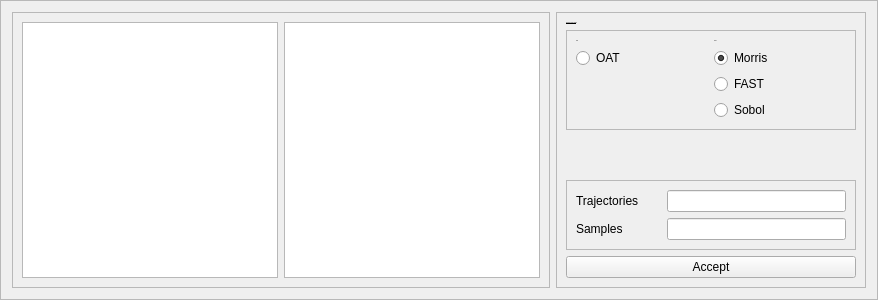
               <widget class="QFrame" name="frame_58">
                <property name="frameShape">
                 <enum>QFrame::StyledPanel</enum>
                </property>
                <property name="frameShadow">
                 <enum>QFrame::Raised</enum>
                </property>
                <layout class="QGridLayout" name="gridLayout_37">
                 <item row="0" column="0">
                  <widget class="QFrame" name="frame_21">
                   <property name="minimumSize">
                    <size>
                     <width>538</width>
                     <height>0</height>
                    </size>
                   </property>
                   <property name="frameShape">
                    <enum>QFrame::StyledPanel</enum>
                   </property>
                   <property name="frameShadow">
                    <enum>QFrame::Raised</enum>
                   </property>
                   <layout class="QGridLayout" name="gridLayout_21">
                    <item row="0" column="0">
                     <widget class="QTableWidget" name="table">
                      <property name="minimumSize">
                       <size>
                        <width>0</width>
                        <height>0</height>
                       </size>
                      </property>
                     </widget>
                    </item>
                    <item row="0" column="1">
                     <widget class="QTableWidget" name="table_oat">
                      <property name="maximumSize">
                       <size>
                        <width>16777215</width>
                        <height>16777215</height>
                       </size>
                      </property>
                     </widget>
                    </item>
                   </layout>
                  </widget>
                 </item>
                 <item row="0" column="1">
                  <widget class="QFrame" name="frame_59">
                   <property name="minimumSize">
                    <size>
                     <width>310</width>
                     <height>276</height>
                    </size>
                   </property>
                   <property name="maximumSize">
                    <size>
                     <width>317</width>
                     <height>16777215</height>
                    </size>
                   </property>
                   <property name="frameShape">
                    <enum>QFrame::StyledPanel</enum>
                   </property>
                   <property name="frameShadow">
                    <enum>QFrame::Raised</enum>
                   </property>
                   <layout class="QGridLayout" name="gridLayout_36">
                    <item row="4" column="0">
                     <widget class="QPushButton" name="accept">
                      <property name="text">
                       <string>Accept</string>
                      </property>
                     </widget>
                    </item>
                    <item row="0" column="0">
                     <widget class="QLabel" name="label_126">
                      <property name="font">
                       <font>
                        <family>Georgia</family>
                        <pointsize>-1</pointsize>
                        <underline>true</underline>
                       </font>
                      </property>
                      <property name="text">
                       <string>Sensitivity analysis method</string>
                      </property>
                     </widget>
                    </item>
                    <item row="3" column="0">
                     <widget class="QFrame" name="frame_12">
                      <property name="frameShape">
                       <enum>QFrame::StyledPanel</enum>
                      </property>
                      <property name="frameShadow">
                       <enum>QFrame::Raised</enum>
                      </property>
                      <layout class="QGridLayout" name="gridLayout_35">
                       <item row="1" column="0">
                        <layout class="QHBoxLayout" name="horizontalLayout_123">
                         <item>
                          <widget class="QLabel" name="label_127">
                           <property name="minimumSize">
                            <size>
                             <width>85</width>
                             <height>0</height>
                            </size>
                           </property>
                           <property name="text">
                            <string>Samples</string>
                           </property>
                          </widget>
                         </item>
                         <item>
                          <widget class="QLineEdit" name="samples"/>
                         </item>
                        </layout>
                       </item>
                       <item row="0" column="0">
                        <layout class="QHBoxLayout" name="horizontalLayout_122">
                         <item>
                          <widget class="QLabel" name="label_125">
                           <property name="minimumSize">
                            <size>
                             <width>85</width>
                             <height>0</height>
                            </size>
                           </property>
                           <property name="text">
                            <string>Trajectories</string>
                           </property>
                          </widget>
                         </item>
                         <item>
                          <widget class="QLineEdit" name="trajectories"/>
                         </item>
                        </layout>
                       </item>
                      </layout>
                     </widget>
                    </item>
                    <item row="1" column="0">
                     <widget class="QFrame" name="frame_60">
                      <property name="frameShape">
                       <enum>QFrame::StyledPanel</enum>
                      </property>
                      <property name="frameShadow">
                       <enum>QFrame::Raised</enum>
                      </property>
                      <layout class="QGridLayout" name="gridLayout_85">
                       <item row="3" column="1">
                        <widget class="QRadioButton" name="sobol">
                         <property name="text">
                          <string>Sobol</string>
                         </property>
                        </widget>
                       </item>
                       <item row="2" column="1">
                        <widget class="QRadioButton" name="fast">
                         <property name="text">
                          <string>FAST</string>
                         </property>
                        </widget>
                       </item>
                       <item row="1" column="0">
                        <widget class="QRadioButton" name="oat">
                         <property name="text">
                          <string>OAT</string>
                         </property>
                         <property name="checked">
                          <bool>false</bool>
                         </property>
                        </widget>
                       </item>
                       <item row="1" column="1">
                        <widget class="QRadioButton" name="morris">
                         <property name="text">
                          <string>Morris</string>
                         </property>
                         <property name="checkable">
                          <bool>true</bool>
                         </property>
                         <property name="checked">
                          <bool>true</bool>
                         </property>
                        </widget>
                       </item>
                       <item row="0" column="1">
                        <widget class="QLabel" name="label_67">
                         <property name="font">
                          <font>
                           <family>Georgia</family>
                           <pointsize>-1</pointsize>
                           <underline>false</underline>
                          </font>
                         </property>
                         <property name="text">
                          <string>Global</string>
                         </property>
                        </widget>
                       </item>
                       <item row="0" column="0">
                        <widget class="QLabel" name="label_66">
                         <property name="font">
                          <font>
                           <family>Georgia</family>
                           <pointsize>-1</pointsize>
                           <underline>false</underline>
                          </font>
                         </property>
                         <property name="text">
                          <string>Local</string>
                         </property>
                        </widget>
                       </item>
                      </layout>
                     </widget>
                    </item>
                    <item row="2" column="0">
                     <spacer name="verticalSpacer_11">
                      <property name="orientation">
                       <enum>Qt::Vertical</enum>
                      </property>
                      <property name="sizeHint" stdset="0">
                       <size>
                        <width>20</width>
                        <height>40</height>
                       </size>
                      </property>
                     </spacer>
                    </item>
                   </layout>
                  </widget>
                 </item>
                </layout>
               </widget>
